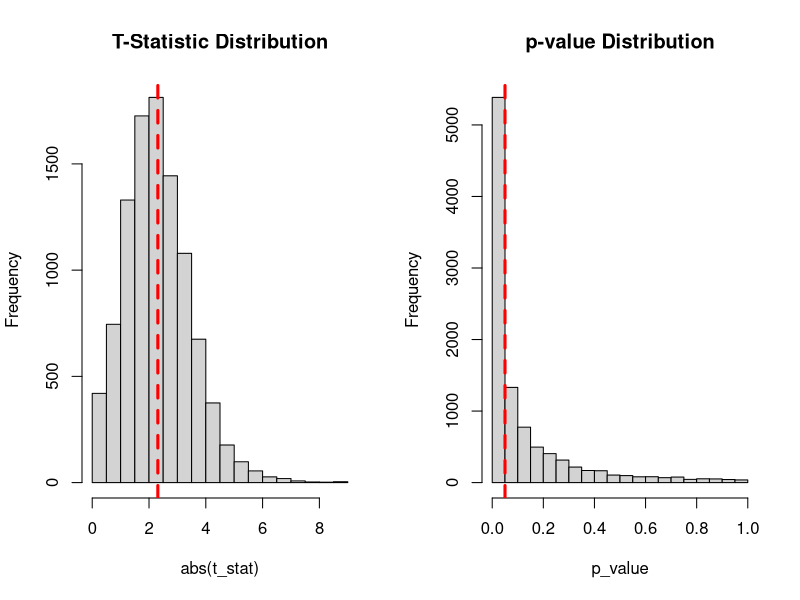
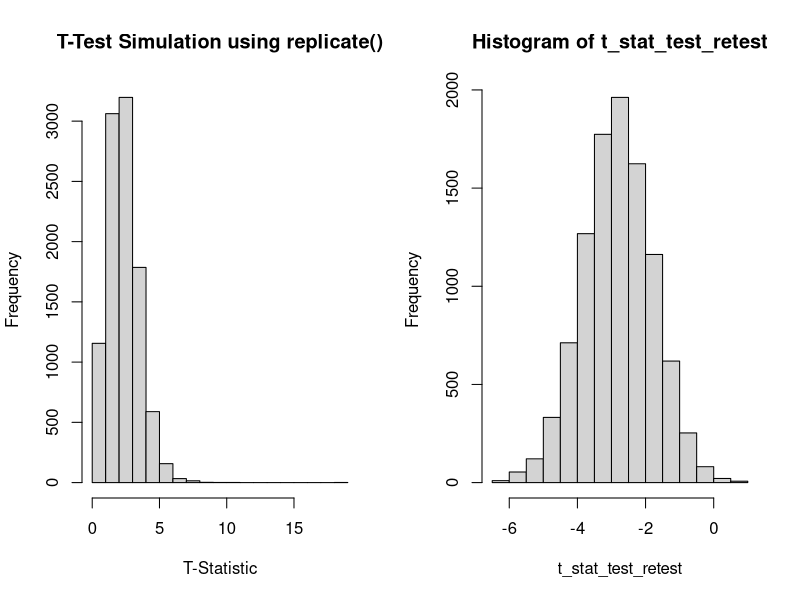
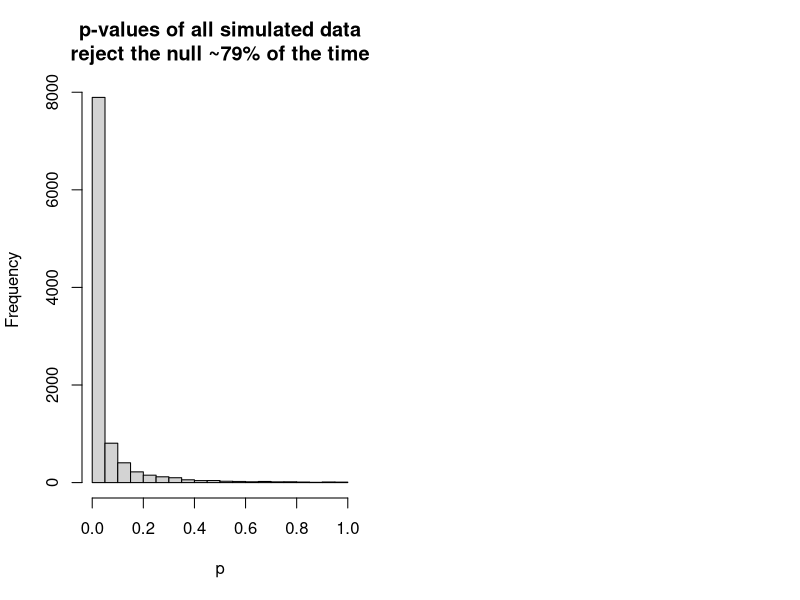

Reproduce these figures in R, in order.
## ---- chunk 1
set.seed(1759)
grp1 <- rnorm(n = 10,
              mean = 50,
              sd = 10)

grp2 <- rnorm(n = 10,
              mean = 60,
              sd = 6.25)

## get the summary statistics for both groups
# sample size
n_grp1 <- length(grp1)
n_grp2 <- length(grp2)

# means
mu_grp1 <- mean(grp1)
mu_grp2 <- mean(grp2)

# variances
var_grp1 <- var(grp1)
var_grp2 <- var(grp2)

# standard deviation
sd_grp1 <- sd(grp1)
sd_grp2 <- sd(grp2)
## ---- chunk 2
## pooled SD
sd_pool <- sqrt(((n_grp1 - 1) * var_grp1 + (n_grp2 - 1) * var_grp2) / (n_grp1 + n_grp2 - 2))
sd_pool

## Compute t-statistic
t_stat <- (mu_grp1 - mu_grp2) / (sd_pool * sqrt(1/n_grp1 + 1/n_grp2))
t_stat
## ---- chunk 3
alpha <- 0.05
df <- n_grp1 + n_grp2 - 2

if(abs(t_stat) > qt(1 - alpha / 2, df, lower.tail = TRUE)){
  "significant difference"} else {"not a significant difference"} 

# Get p-value
p_value <- 2*pt(abs(t_stat), df, lower=FALSE)
p_value

# check work
t.test(grp1, grp2)

## ---- chunk 4
## t-test function
t_stat_func <- function(x, y){
  n_grp1 <- length(x)
  n_grp2 <- length(y)
  sd_pool <- sqrt(((n_grp1 - 1) * sd(x)^2 + (n_grp2 - 1) * sd(y)^2) / (n_grp1 + n_grp2 - 2))
  t_stat <- (mean(x) - mean(y)) / (sd_pool * sqrt(1/n_grp1 + 1/n_grp2))
  return(t_stat)
}

## try out the function
t_stat_func(x = grp1, y = grp2)
## ---- chunk 5
# Let's set alpha to 0.05
alpha <- 0.05

# We will run 10,000 simulations
N_sims <- 1e4

# create an empty vector for storing t-statistics and p-valies
t_stat <- rep(NA, N_sims)
p_values <- rep(NA, N_sims)

for(i in 1:N_sims){
  
  # simulate population 1
  grp1_sim <- rnorm(n = n_grp1, mean = mu_grp1, sd = sd_grp1)
  
  # simulate group 2
  grp2_sim <- rnorm(n = n_grp2, mean = mu_grp2, sd = sd_grp2)
  
  # compute the t-statistic with our function
  t_stat[i] <- t_stat_func(grp1_sim, grp2_sim)

  # get degrees of freedom for calculating the p-value
  df <- n_grp1 + n_grp2 - 2
  
  # obtain the p-value
  p_value[i] <- 2*pt(abs(t_stat[i]), df, lower=FALSE)
}

par(mfrow = c(1, 2))
hist(abs(t_stat),
     main = "T-Statistic Distribution")
abline(v = mean(abs(t_stat)),
       col = "red",
       lwd = 3,
       lty = 2)
hist(p_value,
     main = "p-value Distribution")
abline(v = 0.05,
       col = "red",
       lwd = 3,
       lty = 2)

# What percentage of times did we reject the null?
mean(p_value < 0.05)

## ---- chunk 6
t_test <- function(){
  grp1 <- rnorm(n = n_grp1, mean = mu_grp1, sd = sd_grp1)
  grp2 <- rnorm(n = n_grp2, mean = mu_grp2, sd = sd_grp2)
  t_stat_func(grp1, grp2)
}


# Instead of a for loop, we will use the replicate() function to run this 10,000 times
t_stat_vector <- replicate(n = 10000,
                           t_test())

head(t_stat_vector)
hist(abs(t_stat_vector),
     main = "T-Test Simulation using replicate()",
     xlab = "T-Statistic")
## ---- chunk 7
## Saenz (2010) - Knee isokinetic test-retest - simulation
## Table 1: Extension
# We will simulate the test scores provided for WrepMax

# number of subjects
N <- 90

## Get the mean and SD for the test and retest from Table 1 for WrepMax
test1_mu <- 99.3
test1_sd <- 18.34
test2_mu <- 104.44
test2_sd <- 24.90
## ---- chunk 8
## Get the difference and standard deviation of the difference between test 1 and 2 from Table 3 (row 1)
diff <- test1_mu - test2_mu
sd_diff <- 17.37
## ---- chunk 9
## Simulate the first test using the summary statistics from Table 1
set.seed(925)
w_rep_max_1 <- rnorm(n = N, mean = test1_mu, sd = test1_sd)
## ---- chunk 10
## Simulate test 2 by taking test 1 and applying the observed difference between tests (Table 3) 
set.seed(479)
w_rep_max_2 <- w_rep_max_1 + rnorm(n = N, mean = abs(diff), sd = sd_diff)
## ---- chunk 11
## Get the mean and SD of the simulated test1 and test 2
test1_mu_sim <- mean(w_rep_max_1) 
test1_sd_sim <- sd(w_rep_max_1)

test2_mu_sim <- mean(w_rep_max_2)
test2_sd_sim <- sd(w_rep_max_2)

test1_mu_sim
test1_sd_sim

test2_mu_sim
test2_sd_sim

## Get the mean and SD of the difference between simulations
diff_mu_sim <- mean(w_rep_max_1 - w_rep_max_2)
diff_sd_sim <- sd(w_rep_max_1 - w_rep_max_2)

diff_mu_sim
diff_sd_sim
## ---- chunk 12
## Run a paired t-test
t.test(w_rep_max_1, w_rep_max_2, paired = TRUE)

## create a function for the paired t-test and extract the t-statistic
t_test_retest <- function(){
  w_rep_max_1 <- rnorm(n = N, mean = test1_mu, sd = test1_sd)
  w_rep_max_2 <- w_rep_max_1 + rnorm(n = N, mean = abs(diff), sd = sd_diff)
  t.test(w_rep_max_1, w_rep_max_2, paired = TRUE)$statistic
}

# Instead of a for loop, we will use the replicate() function to run this 10,000 times
t_stat_test_retest <- replicate(n = 10000,
                           t_test_retest())

hist(t_stat_test_retest)
mean(t_stat_test_retest)

# turn the t-statistics into p-values
p <- 2*pt(abs(t_stat_test_retest), df = 90 - 2, lower=FALSE)

# histogram of p-values
hist(p,
     main = "p-values of all simulated data\nreject the null ~79% of the time")

# what percentage of times did we reject the null at the p < 0.05 level?
mean(p < 0.05)

